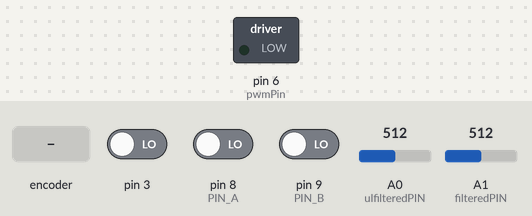
Simulated run of this sketch. Board: Arduino Uno, built with avr-gcc and run on an emulated ATmega328P. Parts: switched loads named in the sketch (green lamp = pin HIGH). The inputs (shaded band) are chosen by the test bench; at power-on: pin 3 LOW, pin 8 (PIN_A) LOW, pin 9 (PIN_B) LOW, A0 (ulfilteredPIN) = 512, A1 (filteredPIN) = 512. What the sketch prints to the serial monitor is not drawn.

Above: at 1.2 s.
1.3 s: rotary encoder on pin 8 (PIN_A) / pin 9 (PIN_B) turned 3 steps (first pin leading)
At 2.6 s:
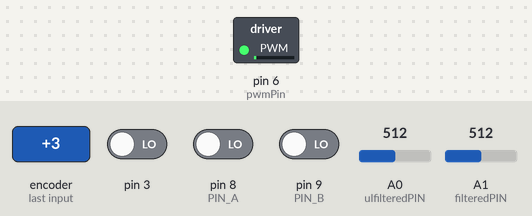
3.4 s: rotary encoder on pin 8 (PIN_A) / pin 9 (PIN_B) turned 2 steps (second pin leading)
At 4.1 s:
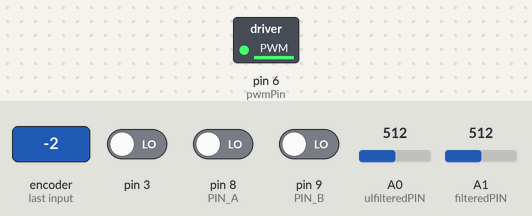
5.3 s: rotary encoder on pin 8 (PIN_A) / pin 9 (PIN_B) turned 3 steps (first pin leading)
At 6.9 s:
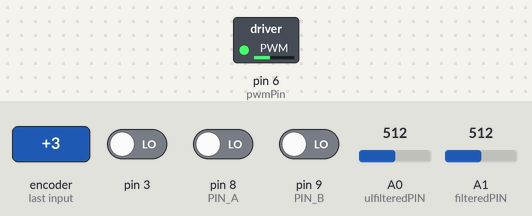
Timing chart, 0 to 8.4 s (numbered marks = the images above; inputs shaded):
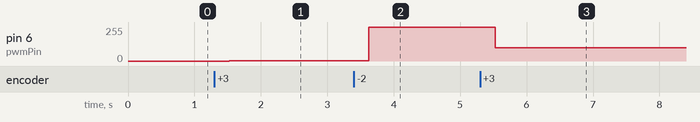

Measured:
- after the input at 1.3 s, pin 6 (pwmPin): 0/255 → 1/255 after 0.23 s, → 2/255 0.20 s later
- after the input at 3.4 s, pin 6 (pwmPin): 2/255 → 254/255 after 0.23 s
- after the input at 5.3 s, pin 6 (pwmPin): 254/255 → 100/255 after 0.23 s, → 101/255 0.20 s later

The sketch:

PWM_CODE.ino
```cpp
/*ECE 206 Lab 5*/
#include "arduino.h"

const int pwmPin = 6;

const int PIN_A = 8;
const int PIN_B = 9;

const int ulfilteredPIN = A0;
const int filteredPIN = A1;

bool A[2];
bool B[2];

int miniStep;
int tickCount = 0;

int PWM = 0;


long int lastLoopTime;
int loopTime = 100;

void setup() {
    pinMode(pwmPin, OUTPUT);
    Serial.begin(500000);
    pinMode(PIN_A, INPUT);
    pinMode(PIN_B, INPUT);
    pinMode(3,INPUT);

    pinMode(ulfilteredPIN,INPUT);
    pinMode(filteredPIN,  INPUT);
    A[0] = digitalRead(PIN_A);
    B[0] = digitalRead(PIN_B);
    A[1] = digitalRead(PIN_A);
    B[1] = digitalRead(PIN_B);
    miniStep = 0;
}

void loop() {
    detectEncoder();
    long int currTime = millis();
    if(currTime - lastLoopTime > loopTime) {
        char input = Serial.read();
        analogWrite(pwmPin, tickCount);
    }

    Serial.println("ulfiltered filtered MotorEncoder");
    Serial.println(String((analogRead(ulfilteredPIN)>500?5:0))+" "+ String(analogRead(filteredPIN)/1024.0*5.0)+" "+String(digitalRead(3)));
}

void detectEncoder() {
      /*** Rotation Detection ***/
    A[0] = A[1];
    B[0] = B[1];
    A[1] = digitalRead(PIN_A);
    B[1] = digitalRead(PIN_B);
    if((!A[0]&&!A[1]&&!B[0]&& B[1])||
       (!A[0]&& A[1]&& B[0]&& B[1])||
       ( A[0]&& A[1]&& B[0]&&!B[1])||
         A[0]&&!A[1]&&!B[0]&&!B[1]) { // Turn CW
        miniStep+=1;
        if(miniStep>=4) {
            miniStep = 0;
            tickCount-=1;
            if(tickCount<100) {
                tickCount = 254;
            }
        }
    } else if (!(A[0]==A[1]&&B[0]==B[1])) { // Turn CCW (Except same position,
                                            // the rest condition was turning CCW)
        miniStep-=1;
        if(miniStep <= -4) {
            miniStep = 0;
            tickCount+=1;
            if(tickCount>=255) {
                tickCount = 100;
            }
        }
    }

}
```
